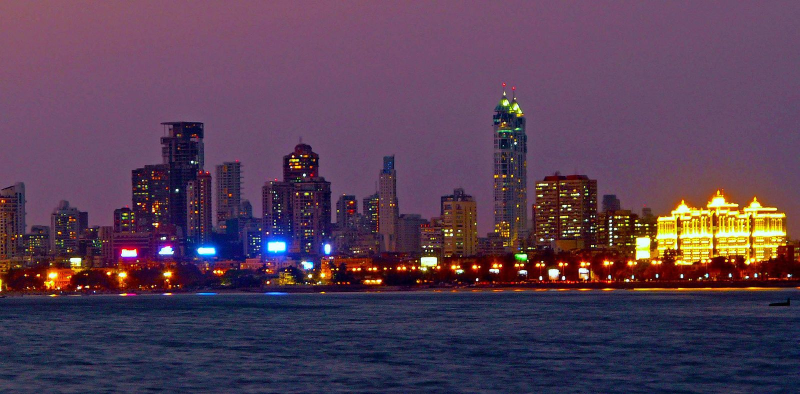
#> input picture Mumbai.jpg, 1599 x 788 px, found by its file name (shown at 1/2 size)
$ jupyter execute --allow-errors 'Numpy (Nikhil).ipynb'   (shell and % lines are left out)
#> lines starting #> are read from the running program, lines starting #| are printed output that depends on the picture
[cell 1]
try:
    1/0
except:
    print("Couldn't do, baba!")
else:
    print("Could run all properly!")
finally:
    print("Close the file, baba!")

[cell 2]
import numpy as np
np.__version__

[cell 3]
np.info(np.ndarray.sum)

[cell 4]
# From Youtube video: https://www.youtube.com/watch?v=xECXZ3tyONo
a=np.zeros(5)
print(a)
a=np.ones(4)
print("a:",a)
print("a.shape:",a.shape)
a.shape=(4,1)
print("new shape:", a.shape)
print("a with new shape:\n", a)
a.shape=(4,)
print("Back to original shape:", a.shape)
a=a.reshape(4,1)
print("Again new shape:", a.shape)
print("-----------------------------------")
print(np.linspace(2.0, 3.0, num=5))
print(np.linspace(2.0, 3.0, num=5, endpoint=False)) # endpoint by default is TRUE, that is STOP number is included
print(np.linspace(2.0, 3.0, num=5, retstep=True))
print("-----------------------------------")
# Random seed: https://stackoverflow.com/questions/22639587/random-seed-what-does-it-do
np.random.seed(2)
print(np.random.randint(2,5))
print("-----------------------------------")
# Slicing on images

from skimage import io

photo = io.imread('C:/Users/Public.DESKTOP-6RBQT7L/Desktop/Programming - Maths/SPACY IITians course/Mumbai.jpg')
#> photo is the input picture: shape (788, 1599, 3); mean R, G, B 86.9, 62.5, 85
print("Image type:", type(photo))
#| Image type: <class 'numpy.ndarray'>
print(photo.shape)
#| (788, 1599, 3)

import matplotlib.pyplot as plt

plt.imshow(photo)

[cell 5]
plt.imshow(photo[::-1]) #reversing
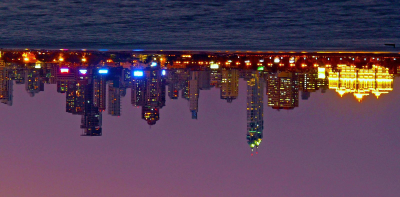
#> shown: shape (788, 1599, 3) (shown at 1/4 size); mean R, G, B 86.9, 62.5, 85

[cell 6]
plt.imshow(photo[:,::-1])
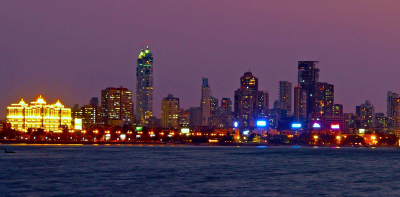
#> shown: shape (788, 1599, 3) (shown at 1/4 size); mean R, G, B 86.9, 62.5, 85

[cell 7]
plt.imshow(photo[50:500,45:900]) # slicing
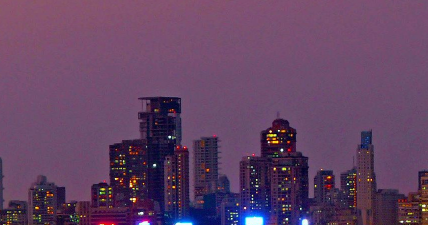
#> shown: shape (450, 855, 3) (shown at 1/2 size); mean R, G, B 98.9, 67.2, 99.7

[cell 8]
plt.imshow(photo[::2,::2])
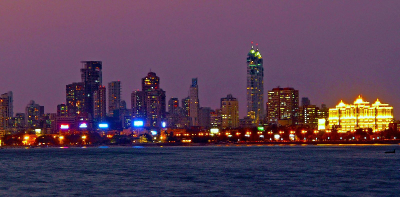
#> shown: shape (394, 800, 3) (shown at 1/2 size); mean R, G, B 87, 62.5, 85.1

[cell 9]
new_photo=np.where(photo<200,22,199) # np.where(condition,if TRUE, if FALSE)
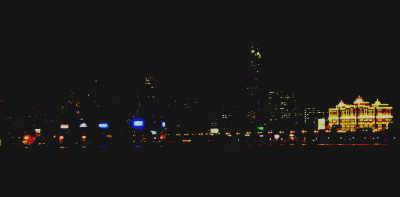
#> new_photo: shape (788, 1599, 3) int64 (shown at 1/4 size); mean R, G, B 27, 25.6, 23.6
plt.imshow(new_photo)

[cell 10]
plt.imshow(photo[:,:,2].T) # RGB value needs to be mentioned
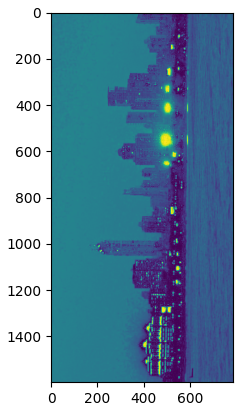
#> figure drawn by matplotlib, 1 panel

[cell 11]
a=np.random.randint(1,14,size=(3,4))
print(a)
print("Min:",np.argmin(a)) # array will be flattened out first. Returns first index of minimum value
print("Max:",np.argmax(a))

print("Min along rows:",np.argmin(a,axis=1)) # Minimum along the rows

[cell 12]
ft_list=[3,4,5,6.1]
print(f"list: {ft_list}")
print(type(ft_list))
ft_array=np.array(ft_list)
print(f"array: {ft_array}")
print(type(ft_array))

[cell 13]
print(ft_array/1.5)
print(ft_array)

[cell 14]
print(f"Type: {type(ft_array)}")
print(f"Dimensions: {ft_array.ndim}")
print(f"Shape:{ft_array.shape}")
print(f"Size:{ft_array.size}")
print(f"D-Type:{ft_array.dtype}")

[cell 15]
ft_array2=np.array([[1,2,3],[4,5,6],[7,8,9]])
print(f"Dimensions: {ft_array2.ndim}")
print(f"Shape:{ft_array2.shape}")
print(f"Size:{ft_array2.size}")
print(f"D-Type:{ft_array2.dtype}")
print(f"ft_array2: \n{ft_array2} \nis of type: {type(ft_array2)}")

ft_array3=ft_array2.astype('float64')
print(f"\nft_array3 D-type: {ft_array3.dtype} \n ft_array3: \n{ft_array3}")

ft_list2=ft_array2.tolist()
print(f"\nft_list2 is: {ft_list2},and Type: {type(ft_list2)}")
#print(f"List D-Type: {ft_list2.dtype}")

ft_list3=ft_array3.tolist()
print(f"\nft_list3 is: {ft_list3},and Type: {type(ft_list3)}")
#print(f"List D-Type: {ft_list2.dtype}")

[cell 16]
ft_array4=np.array( [ [[1,2,3],[4,5,6]],  [ [7,8,9],[10,11,12] ]  ] )
print(ft_array4)
print(f"\nDimensions: {ft_array4.ndim}\nSize: {ft_array4.size}")
print(f"\nShape: {ft_array4.shape}")

[cell 17]
np.full([3,4,5],33)

[cell 18]
#1
print(np.random.rand(2,3,4)) #this is uniform distribution

print("***********************")

#2
print(np.random.random((2,3,4)) ) #this is uniform distribution

#1 & #2 are same except for the way arguments are handled. See below mentioned links:

# https://stackoverflow.com/questions/47231852/np-random-rand-vs-np-random-random
# https://stackoverflow.com/questions/18829185/difference-between-various-numpy-random-functions

# np.random.random_sample = np.random.random = np.random.ranf = np.random.sample

print("***********************")

#3
print(np.random.randn(2,3,4)) #this is normal distribution
print("***********************")

#4
print(np.random.randint(2,11,size=(2,3,4))) # numpy.random.randint(low, high=None, size=None, dtype='l')

[cell 19]
array6=np.array(np.random.randint(0,55,size=(3,4)))
print(array6)
print(type(array6))

#slicing arrays
print("\n", array6[0,2]) #array[row,column]
print("\n", array6[0:2,1:3])

[cell 20]
array7=(array6>5) & (array6<32)
print(array7)
print("\n",array7.astype(int))
z=(array6>5) & (array6<32)
array6[z] #This prints all those individual elements of "array6" which meet the condition "z"

[cell 21]
array8=np.array( [ [[1,2,3],[4,5,6],[11,22,33]],  [ [7,8,9],[100,110,120],[55,66,77] ]  ] )
print(array8)
print("\n",array8.shape,"\n")
print("Using lists in array indexing:",array8[[1,1,1],[0,1,2],[1,2,2]]) #for example: 77 is 1st matrix, 2nd row, 2nd column i.e. last element of each square bracket
#somehow 3-D array slicing is giving incorrect results for 1st and 2nd elements. See below correct result
print("Single element:",array8[1,1,1]) #this is giving correct result

print("Not using lists in array indexing:",array8[1,2,2]) #compare this with above line and how the output differs
print("Another:", array8[0,1,1])

[cell 22]
# split input and output
from numpy import array
# define array
data = array([[11, 22, 33],[44, 55, 66],[77, 88, 99]])
# separate data
X, y = data[:, :-1], data[:, -1]
#X refers to all rows, and all columns before last column
#y refers to all rows, and then only last column

print(data,data.shape,"\n")
print(X,"\n")
print(y)

[cell 23]
array9=np.array([[1,2,3,4],[5,6,7,8]])
array10=array9.transpose()
print("Original:\n",array9)
print("Transpose:\n",array10)
print("Transpose of Transpose:\n",array10.T)

array11=np.array([  [   [1,2,3,4],[5,6,7,8]  ],[  [9,10,11,12],[13,14,15,16] ]  ])
print("\n3-D array original:\n",array11,"\nShape:",array11.shape,"\nDimension:",array11.ndim)
print("\n3-D array transpose:\n",array11.transpose(),"\nShape:",array11.transpose().shape,"\nDimension:",array11.transpose().ndim)

[cell 24]
array20=np.array([[1,2,3,4],[5,6,7,8]])
print("Original:",array20.shape,"\n",array20)
array21=array20.reshape(2,2,2)
print("\nRe-shaped:",array21.shape,"\n",array21)
print("\nSizes:",array20.size,array21.size) #Size of original and re-shaped matrix should be same, otherwise error
print("\n\n")
print("Re-sized:\n",np.resize(array20,(2,3,1))) #Size of original and re-sized matrix can be different
print("\n---------\n", np.resize(array20[1,:],(1,2,1))) #Trying with slicing of array and then re-sizing

[cell 25]
array30 = np.array([[11, 22, 33],[44, 55, 66],[77, 88, 99]])
print(array30)
print("\n",np.ravel(array30))
print("\n",np.ravel(array30[0:2,:]))
print("\n",np.ravel(array30[0:2,1:3]))
print("\nWith C1 parameter:\n",np.ravel(array30[:,:],'C')) #row-wise. C-style
print("\nWith C2 parameter:\n",np.ravel(array30,'C'))
print("\nWith F1 parameter:\n",np.ravel(array30[0:2,1:3],'F' )) #column-wise. Fortran-style
print("\nWith F2 parameter:\n",np.ravel(array30[:,:],'F'))

# Difference between RAVEL & FLATTEN:
# https://stackoverflow.com/questions/28930465/what-is-the-difference-between-flatten-and-ravel-functions-in-numpy

[cell 26]
array40 = np.array([[11, 22, 33],[44, 55, 66],[771, 881, 991]])
print(array40)
array40[0:2,1:]=99
print("\n",array40)

[cell 27]
a = np.array([[1, 2], [3, 4], [5, 6]])
print(a)
b = a.flatten()
print()
print(b)
print()
print(np.insert(b, [2, 3], [50, 60])) #insert 50 before index 2, and 60 before index 3
print()
print(np.insert(b, [2, 2], [50, 60])) #insert 50, 60 both before index 2
print()
print(np.insert(b, [2, 3, 4], [50, 60, 70]))
print()
print(np.insert(a,([0,1]),[55,88],axis=1))

[cell 28]
a = np.array([[1, 2], [3, 4], [5, 6]])
print(a)
print()
print(np.insert(a,0,66)) #no Axis mentioned means array will be flattened out first
print()
print(np.insert(a,0,66,axis=0)) #broadcasting
print()
print(np.insert(a,0,66,axis=1)) #broadcasting

[cell 29]
a=np.array([[1,2,3],[4,5,6],[7,8,9]])
print(a)
np.append(a,[[44,55,66]],axis=0) #no Axis mentioned means array will be flattened out first

# The array being appended must have the same size. We have mentioned 44,55,66 as a 2-D array, and not 1-D array

[cell 30]
arr = np.array([[1,2,3,4], [5,6,7,8], [9,10,11,12]])
print(arr)
print()
print(np.delete(arr, 1, axis=0)) #delete row
print()
a = np.array([1,2,3,4,5,6,7,8,9,10])
print(a)
print()
print (np.delete(a, np.s_[::2])) # Slicinig is slightly different with for np.delete: It has np.s_ instead of regular slicing

[cell 31]
a = np.arange(12).reshape(3, 4) # New way to create array
print(a)
print()
print("Trial-1:\n",np.delete(a, 1, 0)) #last one is axis
print()
print("Trial-2:\n",np.delete(a, 1, 1)) #last one is axis
print()
print("Trial-3:\n",np.delete(a, [0, 3], 1)) #last one is axis
print()
print("Trial-4:\n",np.delete(a, [0, 1, 3], 1)) #last one is axis
print()
print("Trial-5:\n",np.delete(a, slice(2), 1)) #last one is axis. '2' in slice() is stop
print()
print("Trial-6:\n",np.delete(a, slice(1, 3), 1)) #last one is axis. (1,3) in slice is (start,stop)
print()
print("Trial-7:\n",np.delete(a, slice(None, None, 2), 1)) #last one is axis
print()
print()
# Use numpy.s_[] if you want to write in the form [start:stop:sstep].
print("-----------------------------------")
print(np.delete(a, np.s_[:2], 1))
print()
print(np.delete(a, np.s_[1:3], 1))
print()
print(np.delete(a, np.s_[::2], 1))

[cell 32]
a_3d = np.arange(24).reshape(2, 3, 4)
print(a_3d)
print("----------------------")
print("Trial-1:\n",np.delete(a_3d, 1, 0))
print("----------------------")
print()
print("Trial-2:\n",np.delete(a_3d, 1, 1))
print("----------------------")
print()
print("Trial-3:\n",np.delete(a_3d, 1, 2)) #delete along axis=2
print("----------------------")
print()
print("Trial-4:\n",np.delete(a_3d, [0, 3], 2)) #delete 0th and 3rd column
print("----------------------")
print()
print("Trial-5:\n",np.delete(a_3d, np.s_[::2], 2)) #step=2

[cell 33]
# Reconstruct the input array from the unique values:
a = np.array([1, 2, 6, 4, 2, 3, 2])
u, indices = np.unique(a, return_inverse=True)
print(u)
print(indices)
print(u[indices])

[cell 34]
a = np.array([[1, 0, 0], [1, 0, 0], [2, 3, 4]])
print(a)
print()
print(np.unique(a, axis=0))
print("------------------")
print()
a = np.array(['a', 'b', 'b', 'c', 'a','c','a','c','b','a','c','c','c'])
u, indices = np.unique(a, return_index=True)
print(u)
print()
print(indices)
print(a[indices])
print("------------------")
print()
a = np.array(['a', 'b', 'b', 'c', 'a','c','a','c','b','a','c','c','c'])
print("a original is:",a,"\n")
u, indices1, indices2 = np.unique(a, return_index=True, return_inverse=True)
# What indices2 return_inverse does is that it will find out indices of original array elements in the unique array
#So for example, if in original array 3 lies at 10th index, and in unique array at 3rd index. Then it will give 3 as return value

print("u is:",u)
print()
print("indices1 for return_index",indices1)
print("indices2 for return_inverse",indices2)
print("Re-constructing original:",u[indices2])
print("------------------")
u, indices3=np.unique(a,return_counts=True)
print("a:", a)
print("u:", u)
print("indices3 for count:", indices3)

>>> aa=np.random.randint(1,55,(2,3,4))
>>> bb=np.random.randint(2,66,(3,2))
>>> (aa+bb).shape
Traceback (most recent call last):
  File "<stdin>", line 1, in <module>
ValueError: operands could not be broadcast together with shapes (2,3,4) (3,2)

>>> aa=np.random.randint(1,55,(2,3,4))
>>> bb=np.random.randint(2,66,(3,4))
>>> (aa+bb).shape
(2, 3, 4)

That means the last x dimensions should be same (like above) or 1 (like below):

>>> aa=np.random.randint(1,55,(3,4,5))
>>> bb=np.random.randint(2,66,(2,3,4,1))
>>> (aa+bb).shape
(2, 3, 4, 5)

[cell 35]
a=np.array([[1,2],[3,4],[5,6]])
print(a)
print("sum:",np.sum(a))
print()
print("sum, axis=0",np.sum(a,axis=0), "Shape:",np.shape(np.sum(a,axis=0)))
print("sum, axis=0, keepdims:",np.sum(a,axis=0,keepdims=True), "Shape:",np.shape(np.sum(a,axis=0,keepdims=True)))
print()
print("sum, axis=1",np.sum(a,axis=1))
print("sum, axis=1, keepdims:\n",np.sum(a,axis=1,keepdims=True), "Shape:",np.shape(np.sum(a,axis=1,keepdims=True)))

[cell 36]
## Sum
a=np.random.randint(5,9,(2,3,3))
print("a:\n",a)
print("sum:\n",np.sum(a))
print("sum: axis=0\n",np.sum(a,axis=0)) #consider the 2 arrays and parallel in 3D, and then sum each corresponding element
print("sum: axis=1\n",np.sum(a,axis=1)) #sums along column
print("sum: axis=2\n",np.sum(a,axis=2)) #sums along rows

[cell 37]
a3d=np.array([  [  [3,5,7,4],[1,4,-6,-19] ] , [ [106,105,39,12],[17,0,104,108] ] ] )
print("Original:\n",a3d)
print("----------------------")
print("Column-sorted:\n",np.sort(a3d,axis=1)) #will sort within columns
print()
print("Row-sorted:\n",np.sort(a3d,axis=2)) #will sort within rows
print("----------------------")
print("Sorting along axis-0, whatever it means. Currently doiong nothing:\n",np.sort(a3d,axis=0))
#axis=0 will sort along?? Explore further. Currently sorting nothing

[cell 38]
a=np.arange(6).reshape(2,3)
b=np.arange(7,13).reshape(2,3)
print("a:\n",a)
print()
print("b:\n",b)
print()
print("Element-wise (Hadamard) axb:\n",np.multiply(a,b)) #multiplication performed element-wise. Broadcasting is used like below.
print("--------------------")
aa=np.arange(6).reshape(2,3)
bb=np.arange(7,9).reshape(2,1)
print(aa)
print()
print(bb)
print()
print(np.multiply(aa,bb)) #element-wise multiplication, also called Hadamard product
print(aa*bb) #element-wise multiplication, also called Hadamard product
print("--------------------")
print("Dot product of Vectors: ax.bx + ay.by + az.bz")
a=np.array([1,2,3])
b=np.array([4,5,6])
print(a)
print(b)
print(np.dot(a,b))
print("--------------")
print("Dot product of Matrices: This is regular Matrix multiplication")
a = np.array([[1, 2], [3, 4]])
b = np.array([[5, 6], [7, 8]])
print(a)
print(b)
print()
print(np.dot(a, b)) #Can also be written as: print(a.dot(b))
print()
print("Same results by using '@' operator:\n",a@b)

[cell 39]
a=[1,3,-2]
b=[5,0,-3]
print("Vector / Cross Product:", np.cross(a,b))

[cell 40]
a=np.array([1,2,3])
b=np.array([4,5,6])
print("1-D matrix division (element-wise):")
print(a/b) #Element-wise division
print()
a=np.array([[1,2],[3,4]])
b=np.array([[5,6],[7,8]])
print("2-D matrix division:")
print(a)
print(b)
print(a/b) #Element-wise division. Actual division does not exist in Matrix. Refer to notebook for more details.

[cell 41]
a=np.array([ [3,0,2],[2,0,-2],[0,1,1] ])
print("Original:\n",a)
print()
print("Inverse:\n",np.linalg.inv(a)) #refer to notebook to see what Inverse of a Matrix is.
# Inverse matrix is only for square matrix
print()
print("Product of the two:\n", a.dot(np.linalg.inv(a)))

[cell 42]
from numpy import array
from numpy.linalg import norm
vectorA=np.array([1,2,3])
print("vectorA:", vectorA)
print("L1 norm = ", norm(vectorA,1)) #L1 norm is |x| + |y| + |z|
print("L2 norm = ", norm(vectorA,2)) #L2 norm is: [Square-Root of (x2 +y2 z2) ]

[cell 43]
a=np.array([[1,2],[3,4],[5,6]])
b=np.array([0.5,0.4]) #There is no way to define a vector as a row or column one. It just has elements.
print("Matrix a:\n",a)
print("---a-shape:",a.shape)
print()
print("Vector b:\n",b)
print("---b-shape:",b.shape)
print()
print("Their multiplication:")
print(a.dot(b))
print("---shape:",a.dot(b).shape) #same is achieved by '@'

[cell 44]
print(a)
print("Transpose:\n", a.T)
print()
b=np.array([[1,2,3],[4,5,6],[7,8,9]])
print("Matrix:\n",b)
print("lower:\n", np.tril(b))
print("upper:\n", np.triu(b))

[cell 45]
b=np.array([[1,2,3],[4,5,6],[7,8,9]])
print(b)
print()
print(np.diag(b)) #gives diagonal vector
print()
print(  np.diag( np.diag(b) )     ) #gives diagonal matrix based on diagonal vector
print()
print(np.identity(5)) # Identity matrix
print()
print("Trace:", np.trace(b)) # Trace = Sum of elements along the main diagonal
print("Determinant:", np.linalg.det(b))

[cell 46]
a=np.arange(12).reshape(2,3,2)
print(a)
print("------------------------")
print("a[1,2,0]:", a[1,2,0]) # (matrix, row, column)
print("------------------------")
print("a[(1,2,0)]:", a[(1,2,0)]) # (matrix, row, column)
print("------------------------")
print("a[0:1,1:2,0:1]:", a[0:1,1:2,0:1]) # (sliced matrix, sliced row, sliced column)
print("------------------------")
print("a[1,2]:", a[1,2]) # (matrix, row, [column])
print("------------------------")
print("a[[0, 1, 1], [0, 1, 0]]:\n", a[[0, 1, 1], [0, 1, 0]] ) # a[[matrix,matrix,matrix],[row,row,row]]
print("------------------------")
print("a[[0, 1, 1], [0, 1, 0], [0, 1, 1]]:\n", a[[0, 1, 1], [0, 1, 0], [0, 1, 1]] )
# a[[matrix,matrix,matrix],[row,row,row],[column,column,column]]
print("------------------------")
print("a[(1,1,0),]:\n\n", a[(1,1,0),]) # (matrix, [row], [column])

[cell 47]
# https://stackoverflow.com/questions/36013063/what-is-the-purpose-of-meshgrid-in-python-numpy

xx, yy = np.meshgrid(np.arange(-2, 3), np.arange(-2, 3), sparse=False)
print(xx)
print()
print(yy)
print("--------")
xx, yy = np.meshgrid(np.arange(-2, 3), np.arange(-2, 3), sparse=True)
print(xx)
print()
print(yy)

[cell 48]
# numpy.ix_ - What does it do? Explore

[cell 49]
# np.newaxis

# https://stackoverflow.com/questions/29241056/how-does-numpy-newaxis-work-and-when-to-use-it

a=np.array([2,0,1,9])
print(a)
print("\na.shape:", a.shape)

b=a[np.newaxis,:] # row vector
c=a[:,np.newaxis] # column vector

print("\n\nb.shape:", b.shape)
print("b:\n", b)
print()
print("\n\nc.shape:", c.shape)
print("c:\n", c)
print("--------------------")
x1 = np.array([1, 2, 3, 4, 5])
x2 = np.array([5, 4, 3])
print("x1:", x1, "\nx2:", x2, "\n")
print("x1.shape:", x1.shape)
print("x2.shape:", x2.shape)
'''print((x1+x2).shape)''' #this will give error: operands could not be broadcast together with shapes (5,) (3,)
# Hence we need to change shape either of x1 or x2
print()
x1_new = x1[:, np.newaxis]
print("x1_new:\n", x1_new)
print("x1_new.shape:", x1_new.shape)
print()
print("(x1_new + x2).shape:", (x1_new+x2).shape) # x2 is broadcasted
print("x1_new+x2:\n",x1_new+x2)

print("--------------------")
x1 = np.array([1, 2, 3, 4, 5])
x2 = np.array([5, 4, 3])
print("x1:", x1, "\nx2:", x2, "\n")
print("x1.shape:", x1.shape)
print("x2.shape:", x2.shape)
'''print((x1+x2).shape)''' #this will give error: operands could not be broadcast together with shapes (5,) (3,)
# Hence we need to change shape either of x1 or x2
print()
x2_new = x2[:,np.newaxis]
print("x2_new:\n", x2_new)
print("x2_new.shape:", x2_new.shape)
print()
print("(x2_new + x1).shape:", (x2_new+x1).shape) # x2 is broadcasted
print("x2_new+x1:\n",x2_new+x1)
print("-----------------------------")
arr = np.arange(25).reshape(5,5)
print(arr)
print(arr.shape)
arr_5d = arr[np.newaxis, ..., np.newaxis, np.newaxis]
print(arr_5d.shape)
print("-----------------------------")
B = np.ones((4,6))
print("B:\n",B)
print("B.shape:",B.shape)
C=B[:, np.newaxis, :]
print("\nC=B[:, np.newaxis, :]\n")
print("C:\n",C)
print("C.shape:",C.shape)

[cell 50]
# Numpy Iterations
# https://docs.scipy.org/doc/numpy/reference/arrays.nditer.html

a = np.arange(6).reshape(2,3)
print("a:\n",a, "\n")
print("a.T:\n",a.T, "\n")

print("x in nditer(a):")
for x in np.nditer(a):
    print(x, end=' ')

print("\n\nx in nditer(a.T):")
for x in np.nditer(a.T):
    print(x, end=' ')

print("\n")

print("\n\nx in nditer(a.T.copy(order='C')):")
for x in np.nditer(a.T.copy(order='C')):
    print(x, end=' ')

'''The elements of both a and a.T get traversed in the same order, namely the order they are stored in memory,
whereas the elements of a.T.copy(order=’C’) get visited in a different order because
they have been put into a different memory layout.'''
print()
print("\nRow-wise:")
for x in np.nditer(a, order='C'): #C-style. Row-wise
    print(x, end=' ')

print()
print("Column-wise:")
for x in np.nditer(a, order='F'): #Fortran-style. Column-wise
    print(x, end=' ')

[cell 51]
# using readwrite option to change each element of array.

for x in np.nditer(a,op_flags=['readwrite']):
    x[...] = x *2

print(a)

[cell 52]
# External Loops
# See difference in the 'chunk' size returned
print(a,"\n\n")
for x in np.nditer(a, flags=['external_loop']):
    print(x, end=' ')
print()
for x in np.nditer(a, flags=['external_loop'], order='F'):
    print(x, end=' ')
print()
for x in np.nditer(a, flags=['external_loop'], order='C'):
    print(x, end=' ')

[cell 53]
# Multi-index

a = np.arange(6,12).reshape(2,3)
print(a,"\n")
it = np.nditer(a, flags=['f_index'])

while not it.finished:
    print("%d <%d>" % (it[0], it.index), end=' ')
    it.iternext()

# You can see that each element has a single index and has been flattened out

[cell 54]
it = np.nditer(a, flags=['multi_index'])

while not it.finished:
    print("%d <%s>" % (it[0], it.multi_index), end=' ')
    it.iternext()

# You can see that each element has multiple index and has NOT been flattened out

# it = np.nditer(a, flags=['multi_index', 'external_loop']) --> This cannot be used with EXTERNAL_LOOP.
# Error will be thrown: Iterator flag EXTERNAL_LOOP cannot be used if an index or multi-index is being tracked
print()

# Same results with a FOR loop
it = np.nditer(a, flags=['multi_index'])
for x in it:
    print("%d <%s>" % (it[0], it.multi_index), end=' ')

[cell 55]
# Buffered

a = np.arange(6).reshape(2,3)
print(a)
print()
for x in np.nditer(a, flags=['external_loop'], order='C'):
    print(x, end=' ')

print()

for x in np.nditer(a, flags=['external_loop','buffered'], order='C'):
    print(x, end=' ')

print("\n-----------------------------------------------------------------------------")
# See difference in buffered output: chunk size has increased

for x in np.nditer(a, flags=['external_loop'], order='F'):
    print(x, end=' ')

print()

for x in np.nditer(a, flags=['external_loop','buffered'], order='F'):
    print(x, end=' ')
